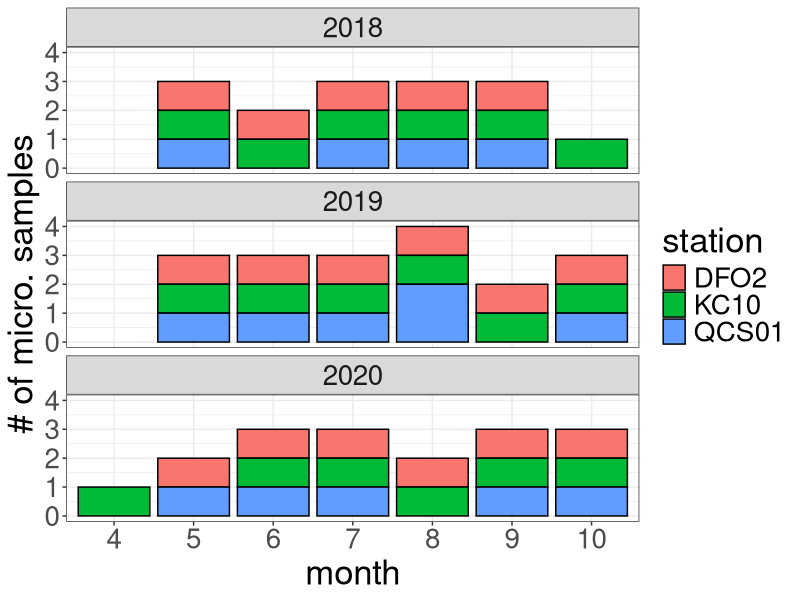
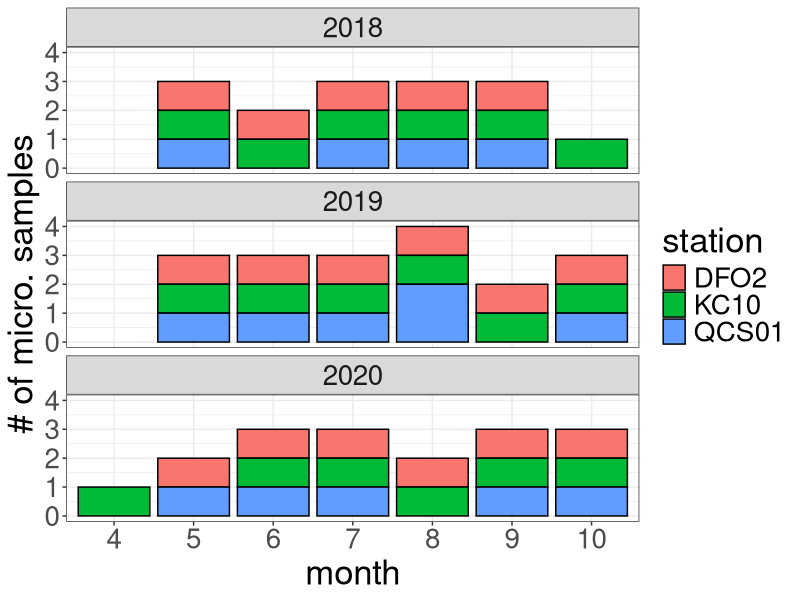

Source code (R) for these figures, in order: (Note: this script raises an error after producing the figures.)
## ---- chunk 1
#Load packages
library(tidyverse)
library(patchwork)
library(here)
library(readr)
library(readxl)
## ---- chunk 2
#Upload fully formatted microscopy data

micro <- read_csv(here("outputs", "micro_master_2021-10-18.csv"))

micro_kc10 <- read_csv(here("outputs", "micro_kc10_2021-12-01.csv"))

micro_kc10_ds <- read_csv(here("outputs", "micro_kc10_ds_2021-12-01.csv"))

#Upload data
data <- read_csv(here("outputs", "ctd_merge_2021-11-04_chem.csv")) 
## ---- chunk 3
#Upload chemtax data

#Upload data
#Uploading chemtax data
chem <- read_csv(here("outputs", "chemtax_master_2021-11-04.csv")) 


## ---- chunk 4
#Selecting autotrophic groups from class level specifications above. Too coarse for dinos.


#Can't figure out how to make this work with multiple stations. Trying each separately and binding
micro_sum_dfo2 <- micro %>%
  filter(trophicStatus == "auto" &
          site_id == "DFO2") %>% 
  complete(date, group) %>% # make each day have all species, even if not observed (for joining)
  group_by(date, group) %>% 
  summarise(sum = sum(count)) %>% #sum counts for each grouping/class
  ungroup() %>% 
  arrange(date, group) %>% 
  mutate(sum = replace_na(sum, 0),
         site_id = "DFO2") #replace NAs, created by complete, with 0s

micro_sum_kc10 <- micro %>%
  filter(trophicStatus == "auto" &
          site_id == "KC10") %>% 
  complete(date, group) %>% # make each day have all species, even if not observed (for joining)
  group_by(date, group) %>% 
  summarise(sum = sum(count)) %>% #sum counts for each grouping/class
  ungroup() %>% 
  arrange(date, group) %>% 
  mutate(sum = replace_na(sum, 0),
         site_id = "KC10") #replace NAs, created by complete, with 0s

micro_sum_qcs01 <- micro %>%
  filter(trophicStatus == "auto" &
          site_id == "QCS01") %>% 
  complete(date, group) %>% # make each day have all species, even if not observed (for joining)
  group_by(date, group) %>% 
  summarise(sum = sum(count)) %>% #sum counts for each grouping/class
  ungroup() %>% 
  arrange(date, group) %>% 
  mutate(sum = replace_na(sum, 0),
         site_id = "QCS01") #replace NAs, created by complete, with 0s

micro_sum_qu39 <- micro %>%
  filter(trophicStatus == "auto" &
          site_id == "QU39") %>% 
  complete(date, group) %>% # make each day have all species, even if not observed (for joining)
  group_by(date, group) %>% 
  summarise(sum = sum(count)) %>% #sum counts for each grouping/class
  ungroup() %>% 
  arrange(date, group) %>% 
  mutate(sum = replace_na(sum, 0),
         site_id = "QU39") #replace NAs, created by complete, with 0s

micro_sum <- rbind(micro_sum_dfo2, micro_sum_kc10, micro_sum_qcs01, micro_sum_qu39)
## ---- chunk 5
#Summing species for the KC10-QU39 Timeseries
micro_kc10_sum <- micro_kc10 %>%
  filter(trophicStatus == "auto" &
          site_id == "KC10") %>% 
  complete(date, group) %>% # make each day have all species, even if not observed (for joining)
  group_by(date, group) %>% 
  summarise(sum = sum(count)) %>% #sum counts for each grouping/class
  ungroup() %>% 
  arrange(date, group) %>% 
  mutate(sum = replace_na(sum, 0),
         site_id = "KC10") #replace NAs, created by complete, with 0s

micro_sum_qu39 <- micro_kc10 %>%
  filter(trophicStatus == "auto" &
          site_id == "QU39") %>% 
  complete(date, group) %>% # make each day have all species, even if not observed (for joining)
  group_by(date, group) %>% 
  summarise(sum = sum(count)) %>% #sum counts for each grouping/class
  ungroup() %>% 
  arrange(date, group) %>% 
  mutate(sum = replace_na(sum, 0),
         site_id = "QU39")

micro_sum_2 <- rbind(micro_kc10_sum, micro_sum_qu39)

#Doing the same for the QU39 downscaled timeseries

micro_kc10_ds_sum <- micro_kc10_ds %>%
  filter(trophicStatus == "auto" &
          site_id == "KC10") %>% 
  complete(date, group) %>% # make each day have all species, even if not observed (for joining)
  group_by(date, group) %>% 
  summarise(sum = sum(count)) %>% #sum counts for each grouping/class
  ungroup() %>% 
  arrange(date, group) %>% 
  mutate(sum = replace_na(sum, 0),
         site_id = "KC10") #replace NAs, created by complete, with 0s

micro_sum_ds_qu39 <- micro_kc10_ds %>%
  filter(trophicStatus == "auto" &
          site_id == "QU39") %>% 
  complete(date, group) %>% # make each day have all species, even if not observed (for joining)
  group_by(date, group) %>% 
  summarise(sum = sum(count)) %>% #sum counts for each grouping/class
  ungroup() %>% 
  arrange(date, group) %>% 
  mutate(sum = replace_na(sum, 0),
         site_id = "QU39")

micro_sum_3 <- rbind(micro_kc10_ds_sum, micro_sum_ds_qu39)
## ---- chunk 6
#Set order or groups for plotting

micro_sum$group <- factor(micro_sum$group,
                         levels = c("Bacillariophyta", #Y
                                    "Chrysophyta", #Y
                                    "Dictyochophyta", #Y
                                    "Raphidiophyta", #Y
                                    "Dinoflagellata", #Y
                                    "Cryptophyta",#Y
                                    "Chlorophyta-Prasinophyta", #Y 
                                    "Euglenophyta", #Y
                                    "Prymnesiophyta-Haptophyta", #Y 
                                    "Cyanobacteria", #Y
                                    "Unknown_Chlorophyta?", #Y
                                    "Unknown_Dinophyceae?", #Y
                                    "Unknown_flagellate" #Y
                                    ))

micro_sum_2$group <- factor(micro_sum_2$group,
                         levels = c("Bacillariophyta", #Y
                                    "Chrysophyta", #Y
                                    "Dictyochophyta", #Y
                                    "Raphidiophyta", #Y
                                    "Dinoflagellata", #Y
                                    "Cryptophyta",#Y
                                    "Chlorophyta-Prasinophyta", #Y 
                                    "Euglenophyta", #Y
                                    "Prymnesiophyta-Haptophyta", #Y 
                                    "Cyanobacteria", #Y
                                    "Unknown_Chlorophyta?", #Y
                                    "Unknown_Dinophyceae?", #Y
                                    "Unknown_flagellate" #Y
                                    ))

micro_sum_3$group <- factor(micro_sum_3$group,
                         levels = c("Bacillariophyta", #Y
                                    "Chrysophyta", #Y
                                    "Dictyochophyta", #Y
                                    "Raphidiophyta", #Y
                                    "Dinoflagellata", #Y
                                    "Cryptophyta",#Y
                                    "Chlorophyta-Prasinophyta", #Y 
                                    "Euglenophyta", #Y
                                    "Prymnesiophyta-Haptophyta", #Y 
                                    "Cyanobacteria", #Y
                                    "Unknown_Chlorophyta?", #Y
                                    "Unknown_Dinophyceae?", #Y
                                    "Unknown_flagellate" #Y
                                    ))

## ---- chunk 7
#Setting colour pallete for microscopy data - roughly comparable to chemtax data
color_palette_micro <- c("#ff8000", #Diatoms 
                   "#2642D5", #Chrysophytes
                   "#ff99c7", #Dicto (same color as chryso as same pig. group)
                   "#4d6600", #Raph
                   "#ff0000", #Dino
                   "#ffff00", #Crypto
                   "#00ff00", #Chloro (chloro and eugleno same colour, same pig. group)
                   "#93FFCA", #Eugleno
                   "#7d4dcc", #Hapto
                   "#000000"  #Cyano
                   )

#Set month labels for plot
month_labels_5 <- rep(c('J','F','M','A','M','J','J','A','S','O','N','D'), 5)

month_labels <- c('J','F','M','A','M','J','J','A','S','O','N','D')
## ---- chunk 8
#Plotting when we have data available for microscopy at Calvert
micro %>%  
  filter(!site_id == "QU39" & date > "2018-01-01" & date < "2021-01-01") %>%  
  distinct(date, site_id) %>% 
  mutate(year = lubridate::year(date),
         month = lubridate::month(date)) %>% 
  group_by(year, month, site_id) %>% 
  summarise(n = n()) %>% 
  ggplot(aes(x = as.factor(month), y = n, fill = site_id)) + 
  geom_bar(stat = "identity", color = "black") +
  facet_wrap(~ year, ncol = 1) +
  theme_bw() +
  labs(y = "# of micro. samples",
       x = "month",
       fill = "station") +
  theme(text = element_text(size = 25))

ggsave(here("figures_new", "sample_number.png"),
       width = 17, height = 15, dpi = 300)
## ---- chunk 9
#Plotting time-series of chl, temp, sal, nuts, secchi. For Chl, I want to use Chl for 2018 and HPLC for 2019 and 2020 as there is greater data availability. I need to merge the 2018 chl with the 2019-2020 HPLC.

chl_bulk <- data %>%
  select(date, site_id, bulk_chl) %>% 
  filter(date < "2019-01-01") %>% 
  rename(chl = bulk_chl)

chl_bulk_fix <- chl_bulk %>% 
  mutate(chl = (0.65*chl) + 0.59 )

chem_tidy <- chem %>% 
  pivot_longer(c(cyan, hapto, green, cryp, dino, dict, raph, diat),
                 names_to = "phyto_group", values_to = "TChla") %>% 
  group_by(date, site_id, phyto_group) %>% 
  summarize(TChla_mean = mean(TChla)) %>% 
  ungroup() %>% 
  group_by(date, site_id) %>% 
  mutate(TChla_sum = sum(TChla_mean)) %>% 
  ungroup()

chl_hplc <- chem_tidy %>% 
  select(date, site_id, chl = TChla_sum) %>% 
  distinct(date, site_id, chl, .keep_all = TRUE)

chl_merge <- rbind(chl_bulk_fix, chl_hplc)


#Looking at relationship between Chl and TCHLA
chem_compare <- chl_hplc %>% 
  rename(tchla = chl)  

chl_compare <- data %>%
  select(date, site_id, bulk_chl) %>% 
  filter(data > "2019-01-01")

chem_compare <- chem_compare %>% 
  left_join(chl_compare)

chem_compare %>% 
  ggplot(aes(x = bulk_chl, y = tchla)) + 
  geom_point() +
  geom_smooth(method = "lm") +
  geom_abline(slope = 1, intercept = 0) +
  ggpubr::stat_cor(label.y.npc = 1.0, vjust = 2, size = 8) +
  ggpubr::stat_regline_equation(label.y = 18, size = 6) 
  
chl_lm = lm(bulk_chl~tchla, data = chem_compare) #Create the linear regression
summary(chl_lm) #Review the results

## ---- chunk 10
blooms <- chl_merge %>% 
  filter(chl >= 5)

bloom_dates <- blooms$date

micro_bloom <- micro %>% 
  filter(date %in% bloom_dates) %>% 
  select(date, site_id, scientificName, count)
## ---- chunk 11
f1 <- chl_merge %>% 
  filter(!site_id == "QU39") %>% 
  mutate(year = lubridate::year(date),
         month = lubridate::month(date),
         yday = lubridate::yday(date)) %>% 
  ggplot(aes(x = yday, y = chl, group = site_id, fill = site_id, 
             color = site_id)) +
  geom_line(size = 2) +
  geom_point(pch = 21, size = 3, color = "black", stroke = 2) +
  geom_hline(yintercept = 5, linetype = "dashed", color = "black") +
  scale_y_continuous(expand = c(0, 0), limits = c(0, 20)) +
  labs(y = "Chl") +
  facet_wrap(~ year) +
  theme_bw() +
  theme(axis.title.x = element_blank(),
        axis.text.x =  element_blank(),
        strip.background = element_blank(),
        # strip.text.x = element_blank(),
        legend.title = element_blank(),
        legend.position = c(0.92, 0.7),
        legend.background = element_blank(),
        text = element_text(size = 30))

f2 <- data %>% 
  filter(!site_id == "QU39") %>% 
  mutate(year = lubridate::year(date),
         month = lubridate::month(date),
         yday = lubridate::yday(date)) %>% 
  ggplot(aes(x = yday, y = temp_dm, group = site_id, fill = site_id, 
             color = site_id)) +
  geom_line(size = 2) +
  geom_point(pch = 21, size = 3, color = "black", stroke = 2) +
  scale_y_continuous(expand = c(0, 0), limits = c(8, 16)) +
  labs(y = "Temp") +
  facet_wrap(~ year) +
  theme_bw() +
  theme(axis.title.x = element_blank(),
        axis.text.x =  element_blank(),
        strip.background = element_blank(),
        strip.text.x = element_blank(),
        legend.position = "none",
        text = element_text(size = 30))

f3 <- data %>% 
  filter(!site_id == "QU39") %>% 
  mutate(year = lubridate::year(date),
         month = lubridate::month(date),
         yday = lubridate::yday(date)) %>% 
  ggplot(aes(x = yday, y = sal_dm, group = site_id, fill = site_id,
             color = site_id)) +
  geom_line(size = 2) +
  geom_point(pch = 21, size = 3, color = "black", stroke = 2) +
  scale_y_continuous(expand = c(0, 0), limits = c(27, 33), 
                     breaks = seq(27, 33, by = 2)) +
  labs(y = "Salinity") +
  facet_wrap(~ year) +
  theme_bw() +
  theme(axis.title.x = element_blank(),
        axis.text.x =  element_blank(),
        strip.background = element_blank(),
        strip.text.x = element_blank(),
        legend.position = "none",
        text = element_text(size = 30))

f4 <- data %>% 
  filter(!site_id == "QU39") %>% 
  mutate(year = lubridate::year(date),
         month = lubridate::month(date),
         yday = lubridate::yday(date)) %>% 
  ggplot(aes(x = yday, y = delta_rho_dm, group = site_id, fill = site_id,
             color = site_id)) +
  geom_line(size = 2) +
  geom_point(pch = 21, size = 3, color = "black", stroke = 2) +
  scale_y_continuous(expand = c(0, 0), limits = c(0, 16)) +
  labs(y = expression(~ Delta * rho)) +
  facet_wrap(~ year) +
  theme_bw() +
  theme(axis.title.x = element_blank(),
        axis.text.x =  element_blank(),
        strip.background = element_blank(),
        strip.text.x = element_blank(),
        legend.position = "none",
        text = element_text(size = 30))


f5 <- data %>% 
  filter(!site_id == "QU39") %>% 
  mutate(year = lubridate::year(date),
         month = lubridate::month(date),
         yday = lubridate::yday(date)) %>% 
  ggplot(aes(x = yday, y = no2_dm, group = site_id, fill = site_id,
             color = site_id)) +
  geom_line(size = 2) +
  geom_point(pch = 21, size = 3, color = "black", stroke = 2) +
  scale_y_continuous(expand = c(0, 0), limits = c(0, 20)) +
  facet_wrap(~ year) +
  labs(y = expression(NO[3]^{"-"} ~ "+" ~ NO[2]^{"-"})) +
  theme_bw() +
  theme(axis.title.x = element_blank(),
        axis.text.x =  element_blank(),
        strip.background = element_blank(),
        strip.text.x = element_blank(),
        legend.position = "none",
        text = element_text(size = 30))

f6 <- data %>% 
  filter(!site_id == "QU39") %>% 
  mutate(year = lubridate::year(date),
         month = lubridate::month(date),
         yday = lubridate::yday(date)) %>% 
  ggplot(aes(x = yday, y = po4_dm, group = site_id, fill = site_id, 
             color = site_id)) +
  geom_line(size = 2) +
  geom_point(pch = 21, size = 3, color = "black", stroke = 2) +
  scale_y_continuous(expand = c(0, 0), limits = c(0, 1.6)) +
  ylab(bquote(PO[4])) +
  facet_wrap(~ year) +
  theme_bw() +
  theme(axis.title.x = element_blank(),
        axis.text.x =  element_blank(),
        strip.background = element_blank(),
        strip.text.x = element_blank(),
        legend.position = "none",
        text = element_text(size = 30))

f7 <- data %>% 
  filter(!site_id == "QU39") %>% 
  mutate(year = lubridate::year(date),
         month = lubridate::month(date),
         yday = lubridate::yday(date)) %>% 
  ggplot(aes(x = yday, y = sio2_dm, group = site_id, fill = site_id,
             color = site_id)) +
  geom_line(size = 2) +
  geom_point(pch = 21, size = 3, color = "black", stroke = 2) +
  scale_y_continuous(expand = c(0, 0), limits = c(0, 30)) +
  ylab(bquote(SiO[4])) +
  facet_wrap(~ year) +
  theme_bw() +
  theme(axis.title.x = element_blank(),
        axis.text.x =  element_blank(),
        strip.background = element_blank(),
        strip.text.x = element_blank(),
        legend.position = "none",
        text = element_text(size = 30))

f8 <- data %>% 
  filter(!site_id == "QU39") %>% 
  mutate(year = lubridate::year(date),
         month = lubridate::month(date),
         yday = lubridate::yday(date)) %>% 
  ggplot(aes(x = yday, y = secchi_depth, group = site_id, fill = site_id,
             color = site_id)) +
  geom_line(size = 2) +
  geom_point(pch = 21, size = 3, color = "black", stroke = 2) +
  scale_y_continuous(expand = c(0, 0), limits = c(0, 15)) +
  ylab("Secchi") +
  facet_wrap(~ year) +
  theme_bw() +
  theme(axis.title.x = element_blank(),
        strip.background = element_blank(),
        strip.text.x = element_blank(),
        legend.position = "none",
        text = element_text(size = 30))

fig <- f1/f2/f3/f4/f5/f6/f7/f8

ggsave(here("figures_rev2", "test5.png"), fig,
       width = 16, height = 20, dpi = 300)
## ---- chunk 12
data %>% 
  mutate(year = lubridate::year(date)) %>%
  filter(!site_id == "QU39") %>% 
  ggplot(aes(x = as.factor(month_surv), y = bulk_chl, fill = site_id)) +
  geom_bar(stat = "identity", position = position_dodge2(preserve = "single"),
           color = "black") +
  facet_wrap(~ year) +
  ggsci::scale_fill_npg() +
  theme_bw()

data %>% 
  mutate(year = lubridate::year(date)) %>%
  filter(!site_id == "QU39") %>% 
  ggplot(aes(x = as.factor(month_surv), y = bulk_chl, fill = site_id)) +
  geom_bar(stat = "identity", position = position_dodge2(preserve = "single"),
           color = "black") +
  facet_wrap(~ year) +
  ggsci::scale_fill_npg() +
  theme_bw()

data %>% 
  mutate(year = lubridate::year(date)) %>%
  filter(!site_id == "QU39") %>% 
  ggplot(aes(x = as.factor(month_surv), y = temp_dm, fill = site_id)) +
  geom_bar(stat = "identity", position = position_dodge2(preserve = "single"),
           color = "black") +
  coord_cartesian(ylim = c(8.5, 16)) +
  facet_wrap(~ year) +
  ggsci::scale_fill_npg() +
  theme_bw()
## ---- chunk 13

#Microscopy May - October 2018-2019 time-series - Calvert

micro_sum %>% 
  filter(date > "2018-04-01" & date < "2020-11-01" & !site_id == "QU39") %>% 
  group_by(date, site_id) %>% 
  mutate(sum_all = sum(sum, na.rm = TRUE)) %>%
  ungroup() %>% 
  mutate(year = lubridate::year(date),
         month = lubridate::month(date),
         yday = lubridate::yday(date)) %>% 
  ggplot(aes(x = yday, y = sum, group = group, fill = group)) +
  geom_area(position = "stack", alpha = 0.8, size = 0.5, colour = "black") +
  geom_point(aes(x = yday, y = sum_all), size = 2) +
  scale_fill_manual(values = color_palette_micro) +
  facet_grid(site_id ~ year) +
  theme_bw() +
  theme(legend.position = "top",
        legend.direction = "horizontal",
        legend.title = element_blank(),
        text = element_text(size = 11)) +
        # strip.background = element_blank(),
        # strip.text = element_blank()) + 
  labs(x = "Year Day",
           y = bquote("Abundance (cells" ~ L^-1*")")) +
  theme(text = element_text(size = 25)) 

ggsave(here("figures_rev2", "timeseries_calvert.png"),
       width = 17, height = 10, dpi = 300)

## ---- chunk 14
#Tried adding chlorophyll to the area plot - too complex, not going to work.
## ---- chunk 15

#Microscopy May - October 2018-2019 time-series - Calvert

micro_sum_2 %>% 
  group_by(date, site_id) %>% 
  mutate(sum_all = sum(sum, na.rm = TRUE)) %>%
  ungroup() %>% 
  mutate(year = lubridate::year(date),
         month = lubridate::month(date),
         yday = lubridate::yday(date)) %>% 
  ggplot(aes(x = yday, y = sum, group = group, fill = group)) +
  geom_area(position = "stack", alpha = 0.8, size = 0.5, colour = "black") +
  geom_point(aes(x = yday, y = sum_all), size = 2) +
  scale_fill_manual(values = color_palette_micro) +
  facet_grid(site_id ~ year) +
  theme_bw() +
  theme(legend.position = "top",
        legend.direction = "horizontal",
        legend.title = element_blank(),
        text = element_text(size = 11)) +
        # strip.background = element_blank(),
        # strip.text = element_blank()) + 
  labs(x = "Year Day",
           y = bquote("Abundance (cells" ~ L^-1*")")) +
  theme(text = element_text(size = 25)) 

ggsave(here("figures_rev2", "timeseries_kc10_qu39.png"),
       width = 17, height = 10, dpi = 300)

## ---- chunk 16

#Microscopy May - October 2018-2019 time-series - Calvert

micro_sum_3 %>% 
  group_by(date, site_id) %>% 
  mutate(sum_all = sum(sum, na.rm = TRUE)) %>%
  ungroup() %>% 
  mutate(year = lubridate::year(date),
         month = lubridate::month(date),
         yday = lubridate::yday(date)) %>% 
  ggplot(aes(x = yday, y = sum, group = group, fill = group)) +
  geom_area(position = "stack", alpha = 0.8, size = 0.5, colour = "black") +
  geom_point(aes(x = yday, y = sum_all), size = 2) +
  scale_fill_manual(values = color_palette_micro) +
  facet_grid(site_id ~ year) +
  theme_bw() +
  theme(legend.position = "top",
        legend.direction = "horizontal",
        legend.title = element_blank(),
        text = element_text(size = 11)) +
        # strip.background = element_blank(),
        # strip.text = element_blank()) + 
  labs(x = "Year Day",
           y = bquote("Abundance (cells" ~ L^-1*")")) +
  theme(text = element_text(size = 25)) 

ggsave(here("figures_rev2", "timeseries_kc10_qu39_downscaled.png"),
       width = 17, height = 10, dpi = 300)

## ---- chunk 17
#Making Tidy
#Chemtax
chem_tidy <- chem %>% 
  pivot_longer(c(cyan, hapto, green, cryp, dino, dict, raph, diat),
                 names_to = "phyto_group", values_to = "TChla") %>% 
  group_by(date, site_id, phyto_group) %>% 
  summarize(TChla_mean = mean(TChla)) %>% 
  ungroup() %>% 
  group_by(date, site_id) %>% 
  mutate(TChla_sum = sum(TChla_mean)) %>% 
  ungroup()

## ---- chunk 18

#Order phytoplankton groups roughly from smallest to largest - create order list
order_chem <- c("cyan", "hapto", "green", "cryp",
                "dino", "raph", "dict", "diat")

#Chemtax - Specify order of phyto groups for figures
chem_tidy <- arrange(mutate(chem_tidy,
                                phyto_group = factor(phyto_group,
                                levels = order_chem)))

chem_tidy <- chem_tidy %>% 
  arrange(date, phyto_group)

## ---- chunk 19

#Set Color palette for plotting. Currently based on QU39 manuscript. Brewer has some good ones for R style.
palette_chem <- c("#ff8000", #1 - Diatoms (orange)
                  "#ff99c7", #2 - Dictyochophytes (pink)
                  "#4d6600", #3 - Raphidophytes (dark green)
                  "#ff0000", #4 - Dinoflagellates (Red)
                  "#ffff00", #5 - Cryptophytes (yellow)
                  "#00ff00", #6 - Chlorophyta (light green)
                  "#7d4dcc", #7 - Haptophytes (purple)
                  "#000000") #8 - Cyanobacteria (black)

#Set month labels for plot
month_labels <- c('J','F','M','A','M','J','J','A','S','O','N','D')
## ---- chunk 20

chem_tidy %>% 
  filter(date > "2018-04-01" & date < "2020-11-01" & !site_id == "QU39") %>% 
  mutate(year = lubridate::year(date),
         month = lubridate::month(date),
         yday = lubridate::yday(date)) %>% 
  ggplot(aes(x = yday, y = TChla_mean, fill = fct_rev(phyto_group))) +
  geom_area(position = "stack", alpha = 0.8, size = 0.5, colour = "black") +
  geom_point(aes(x = yday, y = TChla_sum), size = 2) +
  scale_fill_manual(values = palette_chem) +
  facet_grid(site_id ~ year) +
  theme_bw() +
  theme(legend.position = "top",
        legend.direction = "horizontal",
        legend.title = element_blank(),
        text = element_text(size = 11)) +
  guides(fill = guide_legend(nrow = 1)) +
        # strip.background = element_blank(),
        # strip.text = element_blank()) + 
  labs(x = "Year Day",
           y = bquote("TChl (mg" ~ m^-3*")")) +
  theme(text = element_text(size = 25)) 

ggsave(here("figures_rev2", "timeseries_calvert_chem.png"),
       width = 16, height = 10, dpi = 300)

## ---- chunk 21
#Plot chemtax data by station - biomass
chem_tidy %>%
  ggplot() +
  geom_area(aes(date, TChla_mean, fill = fct_rev(phyto_group)),
    alpha = 0.8, size = 0.5, colour = "black") +
  geom_point(aes(date, TChla_sum)) +
  facet_wrap(~ site_id, nrow = 4) +
  scale_fill_manual(values = palette_chem) +
  theme_bw() +
  labs(y = bquote("TChl (mg" ~ m^-3*")"),
       fill = "Group") +
  scale_x_date(limits = startEnd,
               breaks = scales::date_breaks("1 month"),
               labels = scales::date_format("%m")) +
  theme(legend.position = "top",
        legend.direction = "horizontal",
        legend.title = element_blank(),
        text = element_text(size = 30)) +
  theme(strip.background = element_blank(),
        strip.text.x = element_blank(),
        text = element_text(size = 30)) +
        # plot.margin = margin(0, 50, 0, 0)) +
  guides(fill = guide_legend(nrow = 1))
  
ggsave(here("figures_new", "calvert_qu39_chem_2019-ts.png"),
       width=16, height=14, dpi=300)
## ---- chunk 22
#Plot chemtax data by station - relative
chem_tidy %>%
  ggplot() +
  geom_area(aes(date, TChla_mean, fill = fct_rev(phyto_group)),
    position = "fill", alpha = 0.8, size = 0.5, colour = "black") +
  geom_point(aes(date, 1)) +
  facet_wrap(~ site_id, nrow = 4) +
  scale_fill_manual(values = palette_chem) +
  theme_bw() +
  labs(y = bquote("Relative (%)"),
       fill = "Group") +
  scale_x_date(limits = startEnd,
               breaks = scales::date_breaks("1 month"),
               labels = scales::date_format("%m")) +
  theme(legend.position = "top",
        legend.direction = "horizontal",
        legend.title = element_blank(),
        text = element_text(size = 30)) +
  theme(strip.background = element_blank(),
        strip.text.x = element_blank(),
        text = element_text(size = 30)) +
        # plot.margin = margin(0, 50, 0, 0)) +
  guides(fill = guide_legend(nrow = 1))
  
ggsave(here("figures", "calvert_qu39_chem_relative_2019-ts.png"),
       width=16, height=14, dpi=300)
## ---- chunk 23
#Trying to plot Relative in a different way - CHEMTAX
chem_qu39_ds <- chem_tidy %>%
  filter(site_id == "QU39")

chem_qu39_ds <- chem_qu39_ds %>%
  filter(date == "2019-05-09" |
         date == "2019-06-04" |
         date == "2019-07-09" |
         date == "2019-08-07" |
         date == "2019-08-29" |
         date == "2019-10-09" |
         #date == "2019-11-26" | #removing this for multi-year analysis
         date == "2020-04-29" | #Different month, but very close temporally
         date == "2020-06-04" |
         date == "2020-07-09" | # Also 06-30 - Tricky
         date == "2020-08-04" | # Also 08-13 
         date == "2020-09-01" |
         date == "2020-10-08")

chem_ds <- chem_tidy %>%
  filter(!site_id == "QU39")

chem_ds <- rbind(chem_ds, chem_qu39_ds)

# chem_ds <- chem_ds %>% 
#   filter(date > "2019-05-01" & date < "2019-12-01") %>% 
#   arrange(date)

chem_ds <- chem_ds %>%  
  mutate(month = lubridate::month(date),
         month = case_when(date == "2019-08-29" ~ 9,
                           date == "2019-08-31" ~ 9,
                           date == "2020-04-29" ~ 5,
                           date == "2020-04-30" ~ 5,
                             TRUE ~ as.numeric (month)))
    
## ---- chunk 24
micro_qu39_ds <- micro_sum %>%
  filter(site_id == "QU39")

micro_qu39_ds_distinct <- micro_qu39_ds %>%
  mutate(month = lubridate::month(date)) %>% 
  filter(date > "2018-01-01" & date < "2021-01-01" & month > 3 & month < 11) %>%
  distinct(date, site_id)

#Trying to plot Relative in a different way - CHEMTAX
micro_qu39_ds <- micro_qu39_ds %>%
  filter(date == "2018-05-29" | #could also be 05-22
         date == "2018-06-26" |
         date == "2018-07-23" | # Could also be 07-16
         date == "2018-08-21" | # 08-14, 08-28
         date == "2018-09-13" |   
         date == "2018-10-24" |
         date == "2019-05-09" |
         date == "2019-06-04" |
         date == "2019-07-09" |
         date == "2019-08-07" |
         date == "2019-08-29" |
         date == "2019-10-09" |
         #date == "2019-11-26" | #removing this for multi-year analysis
         date == "2020-04-29" | #Different month, but very close temporally
         date == "2020-06-04" |
         date == "2020-07-09" | # Also 06-30 - Tricky
         date == "2020-08-04" | # Also 08-13 
         date == "2020-09-01" |
         date == "2020-10-08")

micro_ds <- micro_sum %>%
  filter(!site_id == "QU39")

micro_ds_distinct <- micro_ds %>% 
  mutate(month = lubridate::month(date)) %>% 
  filter(date > "2018-01-01" & date < "2021-01-01" & month > 4 & month < 11) %>%
  distinct(date, site_id) %>% 
  mutate(row_n = row_number())

micro_ds <- rbind(micro_ds, micro_qu39_ds)

# micro_ds <- micro_ds %>% 
#   filter(date > "2019-05-01" & date < "2019-12-01") %>% 
#   arrange(date)

micro_ds <- micro_ds %>%  
  mutate(month = lubridate::month(date),
         month = case_when(date == "2019-08-29" ~ 9,
                           date == "2019-08-31" ~ 9,
                           date == "2020-04-29" ~ 5,
                           date == "2020-04-30" ~ 5,
                             TRUE ~ as.numeric (month)))
## ---- chunk 25
p1 <- micro_ds %>% 
  filter(!group == "Unknown_Chlorophyta?" &
         !group == "Unknown_Dinophyceae?" &
         !group == "Unknown_flagellate" &
           date >= "2018-05-01" & date < "2018-11-01") %>% 
  ggplot(aes(x = site_id, y = sum, fill = group)) +
  geom_bar(position = "stack", stat = "identity", color = "black") +
  ylim(y = c(0, 3500000)) +
  facet_wrap(~ month, nrow = 1) +
  scale_fill_manual(values = color_palette_micro) +
  scale_x_discrete(labels = c("DFO2" = "F", "KC10" = "C", "QCS01" = "S",
                              "QU39" = "E")) +
  # labs(y = bquote("Abundance (cells" ~ L^-1*")")) +
  theme_bw() +
  theme(legend.position = "top",
        legend.direction = "horizontal",
        legend.title = element_blank(),
        axis.title.x = element_blank(),
        axis.text.x = element_blank(),
        axis.title.y = element_blank(),
        text = element_text(size = 30),
        axis.text = element_text(colour = "black"))

p2 <- micro_ds %>% 
  filter(!group == "Unknown_Chlorophyta?" &
         !group == "Unknown_Dinophyceae?" &
         !group == "Unknown_flagellate" &
           date >= "2019-05-01" & date < "2019-11-01") %>% 
  ggplot(aes(x = site_id, y = sum, fill = group)) +
  geom_bar(position = "stack", stat = "identity", color = "black") +
  ylim(y = c(0, 3500000)) +
  facet_wrap(~ month, nrow = 1) +
  scale_fill_manual(values = color_palette_micro) +
  scale_x_discrete(labels = c("DFO2" = "F", "KC10" = "C", "QCS01" = "S",
                              "QU39" = "E")) +
  labs(y = bquote("Abund. (cells" ~ L^-1*")")) +
  theme_bw() +
  theme(strip.background = element_blank(),
        strip.text.x = element_blank(),
        legend.position = "none",
        axis.title.x = element_blank(),
        axis.text.x = element_blank(),
        text = element_text(size = 30),
        axis.text = element_text(colour = "black"))

p3 <- micro_ds %>% 
  filter(!group == "Unknown_Chlorophyta?" &
         !group == "Unknown_Dinophyceae?" &
         !group == "Unknown_flagellate" &
          date > "2020-04-27" & date < "2020-11-01") %>% 
  ggplot(aes(x = site_id, y = sum, fill = group)) +
  geom_bar(position = "stack", stat = "identity", color = "black") +
  ylim(y = c(0, 3500000)) +
  facet_wrap(~ month, nrow = 1) +
  scale_fill_manual(values = color_palette_micro) +
  scale_x_discrete(labels = c("DFO2" = "F", "KC10" = "C", "QCS01" = "S",
                              "QU39" = "E")) +
  # labs(y = bquote("Abundance (cells" ~ L^-1*")")) +
  theme_bw() +
  theme(strip.background = element_blank(),
        strip.text.x = element_blank(),
        legend.position = "none",
        axis.title.x = element_blank(),
        axis.title.y = element_blank(),
        text = element_text(size = 30),
        axis.text = element_text(colour = "black"))

fig <-  p1/p2/p3

ggsave(here("figures_new", "calvert_qu39_2018-2020_micro_box_absolute.png"), fig,
       width = 20, height = 12, dpi = 300)
## ---- chunk 26
# p1 <- micro_ds %>% 
#   filter(!group == "Unknown_Chlorophyta?" &
#          !group == "Unknown_Dinophyceae?" &
#          !group == "Unknown_flagellate" &
#            date >= "2018-01-01" & date < "2021-01-01" & month > 4 & month < 11) %>% 
#   mutate(year = lubridate::year(date),
#          row_n = row_number()) %>% 
#   ggplot(aes(x = site_id, y = sum, fill = group)) +
#   geom_bar(position = "stack", stat = "identity", color = "black") +
#   geom_text(aes(label = row_n, group = site_id),  vjust = -1, data = micro_ds_distinct) +
#   ylim(y = c(0, 3500000)) +
#   facet_grid(year ~ month) +
#   scale_fill_manual(values = color_palette_micro) +
#   scale_x_discrete(labels = c("DFO2" = "F", "KC10" = "C", "QCS01" = "S",
#                               "QU39" = "E")) +
#   # labs(y = bquote("Abundance (cells" ~ L^-1*")")) +
#   theme_bw() +
#   theme(legend.position = "top",
#         legend.direction = "horizontal",
#         legend.title = element_blank(),
#         axis.title.x = element_blank(),
#         axis.text.x = element_blank(),
#         axis.title.y = element_blank(),
#         text = element_text(size = 30),
#         axis.text = element_text(colour = "black"))
# 
# 
# 
# ggsave(here("figures_new", "calvert_qu39_2018-2020_micro_box_absolute_grid.png"),
#        width = 20, height = 12, dpi = 300)
## ---- chunk 27
p1 <- chem_ds %>% 
  filter(date >= "2019-05-01" & date < "2019-11-01") %>% 
  ggplot(aes(x = site_id, y = TChla_mean, fill = fct_rev(phyto_group))) +
  geom_bar(position = "stack", stat = "identity", color = "black") +
  facet_wrap(~ month, nrow = 1) +
  scale_fill_manual(values = palette_chem) +
  scale_x_discrete(labels = c("DFO2" = "F", "KC10" = "C", "QCS01" = "S",
                              "QU39" = "E")) +
  labs(y = bquote("TChl (mg" ~ m^-3*")")) +
  theme_bw() +
  theme(legend.position = "top",
        legend.direction = "horizontal",
        legend.title = element_blank()) +
  theme(axis.title.x = element_blank(),
        text = element_text(size = 30),
        axis.text = element_text(colour = "black")) +
  guides(fill = guide_legend(nrow = 1))

p2 <- chem_ds %>% 
  filter(date > "2020-04-27" & date < "2020-11-01") %>%  
  ggplot(aes(x = site_id, y = TChla_mean, fill = fct_rev(phyto_group))) +
  geom_bar(position = "stack", stat = "identity", color = "black") +
  facet_wrap(~ month, nrow = 1) +
  scale_fill_manual(values = palette_chem) +
  scale_x_discrete(labels = c("DFO2" = "F", "KC10" = "C", "QCS01" = "S",
                              "QU39" = "E")) +
  labs(y = bquote("TChl (mg" ~ m^-3*")")) +
  theme_bw() +
  theme(strip.background = element_blank(),
        strip.text.x = element_blank(),
        legend.position = "none",
        axis.title.x = element_blank(),
        axis.text.x = element_blank(),
        text = element_text(size = 30),
        axis.text = element_text(colour = "black")) +
  guides(fill = guide_legend(nrow = 1))

fig <- p1/p2

ggsave(here("figures_new", "calvert_qu39_2018-2020_chem_box_absolute.png"), fig,
       width = 20, height = 10, dpi = 300)
## ---- chunk 28
p1 <- micro_ds %>% 
  filter(!group == "Unknown_Chlorophyta?" &
         !group == "Unknown_Dinophyceae?" &
         !group == "Unknown_flagellate" &
           date >= "2019-05-01" & date <= "2019-12-01") %>% 
  ggplot(aes(x = site_id, y = sum, fill = group)) +
  geom_bar(position = "stack", stat = "identity") +
  facet_wrap(~ month, nrow = 1) +
  scale_fill_manual(values = color_palette_micro) +
  scale_x_discrete(labels = c("DFO2" = "F", "KC10" = "C", "QCS01" = "S",
                              "QU39" = "E")) +
  labs(y = bquote("Abundance (cells" ~ L^-1*")")) +
  theme_bw() +
  theme(legend.position = "top",
        legend.direction = "horizontal",
        legend.title = element_blank()) +
  theme(axis.title.x = element_blank(),
        text = element_text(size = 30),
        axis.text = element_text(colour = "black"))

p2 <- chem_ds %>% 
  filter(date >= "2019-05-01" & date <= "2019-12-01") %>% 
  ggplot(aes(x = site_id, y = TChla_mean, fill = fct_rev(phyto_group))) +
  geom_bar(position = "stack", stat = "identity") +
  facet_wrap(~ month, nrow = 1) +
  scale_fill_manual(values = palette_chem) +
  scale_x_discrete(labels = c("DFO2" = "F", "KC10" = "C", "QCS01" = "S",
                              "QU39" = "E")) +
  labs(y = bquote("TChl (mg" ~ m^-3*")")) +
  theme_bw() +
  theme(legend.position = "top",
        legend.direction = "horizontal",
        legend.title = element_blank()) +
  theme(axis.title.x = element_blank(),
        text = element_text(size = 30),
        axis.text = element_text(colour = "black")) +
  guides(fill = guide_legend(nrow = 1))

fig <- p1/p2

ggsave(here("figures_new", "calvert_qu39_2019_box_comb_absolute_test.png"), fig,
       width = 20, height = 10, dpi = 300)
## ---- chunk 29
p1 <- micro_ds %>% 
  filter(!group == "Unknown_Chlorophyta?" &
         !group == "Unknown_Dinophyceae?" &
         !group == "Unknown_flagellate" &
           date >= "2019-05-01" & date <= "2019-12-01") %>%
  ggplot(aes(x = site_id, y = sum, fill = group)) +
  geom_bar(position = "fill", stat = "identity") +
  facet_wrap(~ month, nrow = 1) +
  scale_fill_manual(values = color_palette_micro) +
  scale_x_discrete(labels = c("DFO2" = "F", "KC10" = "C", "QCS01" = "S",
                              "QU39" = "E")) +
  labs(y = bquote("Abundance (%)")) +
  theme_bw() +
  theme(legend.position = "top",
        legend.direction = "horizontal",
        legend.title = element_blank()) +
  theme(axis.title.x = element_blank(),
        text = element_text(size = 30),
        axis.text = element_text(colour = "black"))

p2 <- chem_ds %>% 
  filter(date >= "2019-05-01" & date <= "2019-12-01") %>%
  ggplot(aes(x = site_id, y = TChla_mean, fill = fct_rev(phyto_group))) +
  geom_bar(position="fill", stat="identity") +
  facet_wrap(~ month, nrow = 1) +
  scale_fill_manual(values = palette_chem) +
  scale_x_discrete(labels = c("DFO2" = "F", "KC10" = "C", "QCS01" = "S",
                              "QU39" = "E")) +
  labs(y = bquote("TChl (%)")) +
  theme_bw() +
  theme(legend.position = "top",
        legend.direction = "horizontal",
        legend.title = element_blank()) +
  theme(axis.title.x = element_blank(),
        text = element_text(size = 30),
        axis.text = element_text(colour = "black")) +
  guides(fill = guide_legend(nrow = 1))

fig <- p1/p2

ggsave(here("figures_new", "calvert_qu39_2019_box_comb_test.png"), fig,
       width = 20, height = 10, dpi = 300)
## ---- chunk 30
micro_qu39_ds_full <- micro %>%
  filter(site_id == "QU39")

micro_qu39_ds_full_distinct <- micro_qu39_ds_full %>%
  mutate(month = lubridate::month(date)) %>% 
  filter(date > "2018-01-01" & date < "2021-01-01" & month > 3 & month < 11) %>%
  distinct(date, site_id)

#Trying to plot Relative in a different way - CHEMTAX
micro_qu39_ds_full <- micro_qu39_ds_full %>%
  filter(date == "2018-05-29" | #could also be 05-22
         date == "2018-06-26" |
         date == "2018-07-23" | # Could also be 07-16
         date == "2018-08-21" | # 08-14, 08-28
         date == "2018-09-13" |   
         date == "2018-10-24" |
         date == "2019-05-09" |
         date == "2019-06-04" |
         date == "2019-07-09" |
         date == "2019-08-07" |
         date == "2019-08-29" |
         date == "2019-10-09" |
         #date == "2019-11-26" | #removing this for multi-year analysis
         date == "2020-04-29" | #Different month, but very close temporally
         date == "2020-06-04" |
         date == "2020-07-09" | # Also 06-30 - Tricky
         date == "2020-08-04" | # Also 08-13 
         date == "2020-09-01" |
         date == "2020-10-08")

micro_ds_full <- micro %>%
  filter(!site_id == "QU39")

micro_ds_full_distinct <- micro_ds_full %>% 
  mutate(month = lubridate::month(date)) %>% 
  filter(date > "2018-01-01" & date < "2021-01-01" & month > 4 & month < 11) %>%
  distinct(date, site_id) %>% 
  mutate(row_n = row_number())

micro_ds_full <- rbind(micro_ds_full, micro_qu39_ds_full)


micro_ds_full <- micro_ds_full %>%  
  mutate(month = lubridate::month(date),
         month = case_when(date == "2019-08-29" ~ 9,
                           date == "2019-08-31" ~ 9,
                           date == "2020-04-29" ~ 5,
                           date == "2020-04-30" ~ 5,
                             TRUE ~ as.numeric (month)))

micro_ds_full <- micro_ds_full %>% 
  filter(date > "2018-01-01" & date < "2020-12-31" & month > 4 & month < 11)
## ---- chunk 31
micro_ds_full %>% 
  filter(scientificName == "Thalassiosira rotula") %>%
  mutate(year = lubridate::year(date)) %>% 
  ggplot(aes(x = month, y = count, color = site_id)) +
  geom_point() +
  facet_wrap(~year)
